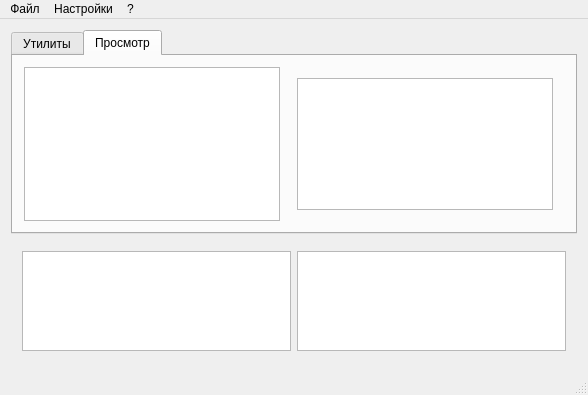
<?xml version="1.0" encoding="UTF-8"?>
<ui version="4.0">
 <class>MainWindow</class>
 <widget class="QMainWindow" name="MainWindow">
  <property name="geometry">
   <rect>
    <x>0</x>
    <y>0</y>
    <width>588</width>
    <height>395</height>
   </rect>
  </property>
  <property name="windowTitle">
   <string>MainWindow</string>
  </property>
  <widget class="QWidget" name="centralWidget">
   <property name="sizePolicy">
    <sizepolicy hsizetype="Expanding" vsizetype="Expanding">
     <horstretch>0</horstretch>
     <verstretch>0</verstretch>
    </sizepolicy>
   </property>
   <layout class="QVBoxLayout" name="verticalLayout">
    <item>
     <widget class="QTabWidget" name="tabWidget">
      <property name="currentIndex">
       <number>1</number>
      </property>
      <widget class="QWidget" name="utils">
       <attribute name="title">
        <string>Утилиты</string>
       </attribute>
       <layout class="QHBoxLayout" name="horizontalLayout">
        <item>
         <widget class="QTabWidget" name="tabWidget_2">
          <property name="currentIndex">
           <number>0</number>
          </property>
          <widget class="QWidget" name="saveConfigs">
           <attribute name="title">
            <string>Сохранение конфигураций</string>
           </attribute>
           <layout class="QVBoxLayout" name="verticalLayout_3">
            <item>
             <widget class="QPushButton" name="pushButton">
              <property name="text">
               <string>Сохранить основную конфигурацию</string>
              </property>
             </widget>
            </item>
            <item>
             <widget class="QPushButton" name="pushButton_2">
              <property name="text">
               <string>Сохранить конфигурацию базы данных</string>
              </property>
             </widget>
            </item>
            <item>
             <widget class="QPushButton" name="pushButton_3">
              <property name="text">
               <string>Найти конфигурации поставщика</string>
              </property>
             </widget>
            </item>
           </layout>
          </widget>
          <widget class="QWidget" name="tabFiles">
           <attribute name="title">
            <string>Файлы таблиц</string>
           </attribute>
           <layout class="QHBoxLayout" name="horizontalLayout_5">
            <item>
             <widget class="QTableWidget" name="tableWidget">
              <column>
               <property name="text">
                <string>Таблица</string>
               </property>
              </column>
              <column>
               <property name="text">
                <string>Файл</string>
               </property>
              </column>
              <column>
               <property name="text">
                <string>Размер</string>
               </property>
              </column>
              <column>
               <property name="text">
                <string>Процент</string>
               </property>
              </column>
              <column>
               <property name="text">
                <string>Максимальный размер</string>
               </property>
              </column>
             </widget>
            </item>
           </layout>
          </widget>
         </widget>
        </item>
       </layout>
      </widget>
      <widget class="QWidget" name="view">
       <attribute name="title">
        <string>Просмотр</string>
       </attribute>
       <layout class="QHBoxLayout" name="horizontalLayout_2">
        <item>
         <widget class="QListWidget" name="listWidget_2"/>
        </item>
        <item>
         <widget class="QWidget" name="widget" native="true">
          <layout class="QHBoxLayout" name="horizontalLayout_3">
           <item>
            <widget class="QTableWidget" name="tableWidget_3"/>
           </item>
          </layout>
         </widget>
        </item>
       </layout>
      </widget>
     </widget>
    </item>
    <item>
     <widget class="QWidget" name="widget_2" native="true">
      <layout class="QVBoxLayout" name="verticalLayout_2">
       <item>
        <layout class="QHBoxLayout" name="horizontalLayout_4">
         <item>
          <widget class="QListWidget" name="listWidget"/>
         </item>
         <item>
          <widget class="QTableWidget" name="tableWidget_4"/>
         </item>
        </layout>
       </item>
      </layout>
     </widget>
    </item>
   </layout>
  </widget>
  <widget class="QMenuBar" name="menuBar">
   <property name="geometry">
    <rect>
     <x>0</x>
     <y>0</y>
     <width>588</width>
     <height>22</height>
    </rect>
   </property>
   <widget class="QMenu" name="menu">
    <property name="title">
     <string>Файл</string>
    </property>
    <widget class="QMenu" name="menu_4">
     <property name="title">
      <string>Сохранить</string>
     </property>
     <addaction name="saveDatabaseConfigAction"/>
     <addaction name="saveMainConfigAction"/>
     <addaction name="separator"/>
     <addaction name="exportXmlAction"/>
    </widget>
    <addaction name="openDatabaseFileAction"/>
    <addaction name="menu_4"/>
    <addaction name="exitAction"/>
   </widget>
   <widget class="QMenu" name="menu_2">
    <property name="title">
     <string>Настройки</string>
    </property>
    <addaction name="blobViewParamsAction"/>
    <addaction name="monopolySwitch"/>
    <addaction name="easyModeSwitch"/>
    <addaction name="BinaryAsGuidSwitch"/>
    <addaction name="showOffsetSwitch"/>
    <addaction name="saveBlobSwitch"/>
    <addaction name="separator"/>
    <addaction name="associateFilesAction"/>
   </widget>
   <widget class="QMenu" name="menu_3">
    <property name="title">
     <string>?</string>
    </property>
    <addaction name="aboutAction"/>
    <addaction name="showCommandLineHelpAction"/>
   </widget>
   <addaction name="menu"/>
   <addaction name="menu_2"/>
   <addaction name="menu_3"/>
  </widget>
  <widget class="QStatusBar" name="statusBar"/>
  <action name="openDatabaseFileAction">
   <property name="text">
    <string>Открыть базу</string>
   </property>
   <property name="shortcut">
    <string>Ctrl+O</string>
   </property>
  </action>
  <action name="aboutAction">
   <property name="text">
    <string>О программе</string>
   </property>
  </action>
  <action name="showCommandLineHelpAction">
   <property name="text">
    <string>Ключи командной строки</string>
   </property>
  </action>
  <action name="exitAction">
   <property name="text">
    <string>Выход</string>
   </property>
   <property name="shortcut">
    <string>F10</string>
   </property>
  </action>
  <action name="saveDatabaseConfigAction">
   <property name="text">
    <string>Сохранить конфигурацию базы данных</string>
   </property>
  </action>
  <action name="saveMainConfigAction">
   <property name="text">
    <string>Сохранить основную конфигурацию</string>
   </property>
  </action>
  <action name="exportXmlAction">
   <property name="text">
    <string>Экспорт таблицы в XML</string>
   </property>
  </action>
  <action name="blobViewParamsAction">
   <property name="text">
    <string>Параметры просмотра BLOB-полей</string>
   </property>
  </action>
  <action name="monopolySwitch">
   <property name="text">
    <string>Открывать базу не монопольно</string>
   </property>
  </action>
  <action name="easyModeSwitch">
   <property name="text">
    <string>Упрощённый режим редактирования</string>
   </property>
  </action>
  <action name="BinaryAsGuidSwitch">
   <property name="text">
    <string>Отображать Binary(16) как GUID</string>
   </property>
  </action>
  <action name="showOffsetSwitch">
   <property name="text">
    <string>Отображать смещения в файле записей таблицы</string>
   </property>
  </action>
  <action name="saveBlobSwitch">
   <property name="text">
    <string>При экспорте в XML сохранять BLOB в отдельные файлы</string>
   </property>
  </action>
  <action name="associateFilesAction">
   <property name="text">
    <string>Ассоциировать файлы 1CD с Tool1CD</string>
   </property>
  </action>
 </widget>
 <layoutdefault spacing="6" margin="11"/>
 <resources/>
 <connections/>
</ui>
